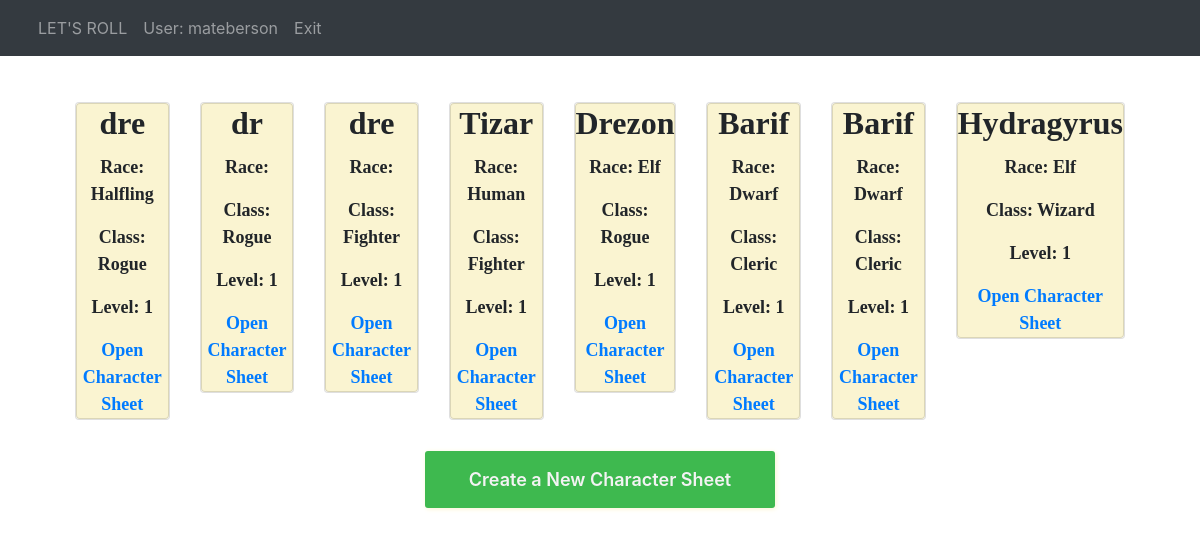
The page / (signed in) on the database as committed earlier.
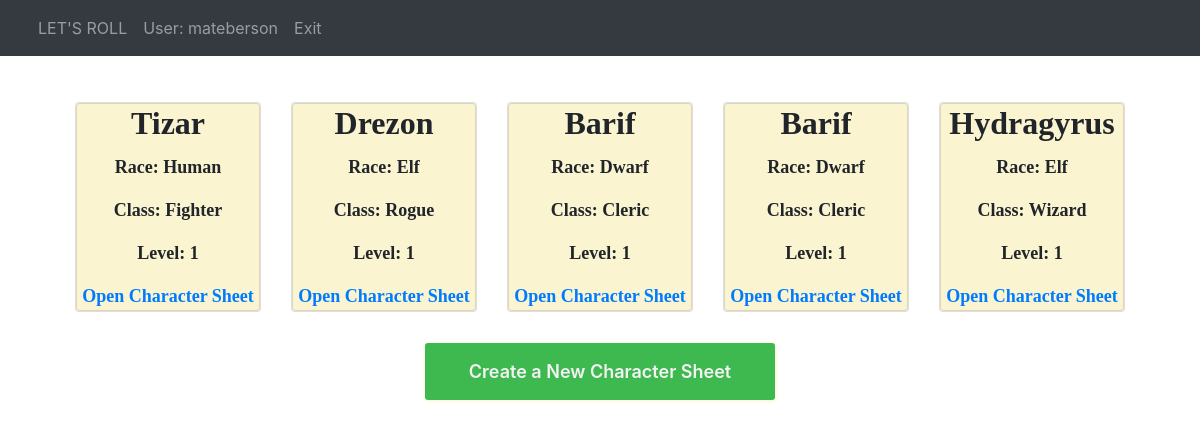
The same page on the database as committed later.
### pages/models.py (models this page shows)
class character_Sheet(models.Model):
    user = models.ForeignKey(get_user_model(), on_delete=models.CASCADE, default=None)
    name = models.CharField("name", max_length=255, default=None)
    clas = models.CharField("class", max_length=255, default=None)
    race = models.CharField("race", max_length=255, default=None)
    level = models.IntegerField("level", default=None)
    sheet = models.JSONField("character sheet")

### pages/views.py (the view)
# urls.py: 2. Add a URL to urlpatterns:  path('', views.home, name='home')
@login_required  # pra acessar a view o usuário precisa estar logado
def home(request):
    value = character_Sheet.objects.all().filter(user=request.user)
    return render(request, "home.html", {"value": value})

### templates/home.html (shortened to what this page needs)
{% extends 'base.html' %}
{% block content %}
<div class="col-md-12">
    <div style="background-color: rgb(250,244,209); border-radius: 3px; box-shadow: 1,1,1,1;text-align: center;"
        class="home-ground ">
        <div class="col-md-12">
            <div style="background-color: transparent; border-radius: 3px; box-shadow: 1,1,1,1;text-align: center; ; "
            class="home-ground ">
            <div class="row row-cols-1 row-cols-md-2 g-4">
                {% for item in value %}
                    <div class="col">
                        <div class="card">
                            <div class="card w-100" style="background-color: rgb(250,244,209); font-family: Papyrus;">
                            <h5 class="card-title" style="font-size: xx-large; font-weight: bold;" size= 12>{{ item.name }}</h5>
                            <p class="card-text" style="font-size: large; font-weight: bold;">Race: {{ item.race }}</p>
                            <p class="card-text"style="font-size: large; font-weight: bold;">Class: {{ item.clas }}</p>
                            <p class="card-text"style="font-size: large; font-weight: bold;">Level: {{ item.level }}</p>
                            <a href="/sheet/{{ item.id }}" class="card-link" style="font-size: large; font-weight: bold;">Open Character Sheet</a>
                            </div>
                        </div>
                    </div>
                {%endfor%}
              </div>
            </div>
        </div>
        <div style=" background-color: transparent; justify-content: center; display: flex;" class="pt-3 col-md-12">
            <div style="box-shadow: 1px 1px 5px rgb(250,244,209);border-radius: 3px; background-color: rgb(62, 185, 79);" class="col-md-4">
                <a style="text-decoration: none;margin-top: 50px; font-size: large;color: rgb(243, 243, 243);font-weight: 600"
                    href="/sheet_create/">Create a New Character Sheet</a>
            </div>
        </div>
    </div>
</div>
{% endblock %}

### templates/base.html (shortened to what this page needs)
<!DOCTYPE html>
{% load socialaccount %}
<html lang="pt-br">
<head>
    <link rel="stylesheet" href="https://maxcdn.bootstrapcdn.com/bootstrap/4.0.0/css/bootstrap.min.css">
</head>
<body>
    <header>
        <nav class="navbar navbar-expand navbar-dark bg-dark mb-3">
            <div class="container">
                <ul class="navbar-nav">
                    {% if user.is_authenticated %}
                        <li class="nav-item">
                            <a class="nav-link" href="../">LET'S ROLL</a>
                        </li>
                        <li class="nav-item">
                            <a class="nav-link">User: {{user.username}}</a>
                        </li>
                        <li class="nav-item">
                            <a class="nav-link" href="{% url 'account_logout' %}" style="text-align-last: right;">Exit</a>
                        </li>
                    {% else %}
                        <li class="nav-item">
                            <a class="nav-link">LET'S ROLL</a>
                        </li>
                    {% endif %}
                </ul>
            </div>
        </nav>
    </header>
    <main class="container">
        {% block content %}
        {% endblock %}
    </main>
</body>
</html>

### templates/base.html (style rules this page uses)
* { box-sizing: border-box; }
body { background-image: url("https://i.pinimg.com/originals/ba/bf/eb/babfebb6a1985cdd8d3f9a59d860b667.jpg"); background-image: url("https://i.pinimg.com/originals/ba/bf/eb/babfebb6a1985cdd8d3f9a59d860b667.jpg"); background-repeat: no-repeat; background-position: center; background-attachment: fixed; background-size: 100% 100%; }
[class*="col-"] { float: left; padding: 15px; }
.row::after { content: ""; clear: both; display: table; }

Rows that differ between the two databases and show on the page:
removed character_Sheet: name "dre", race "Halfling", clas "Rogue", level "1"
removed character_Sheet: name "dr", clas "Rogue", level "1"
removed character_Sheet: name "dre", clas "Fighter", level "1"
